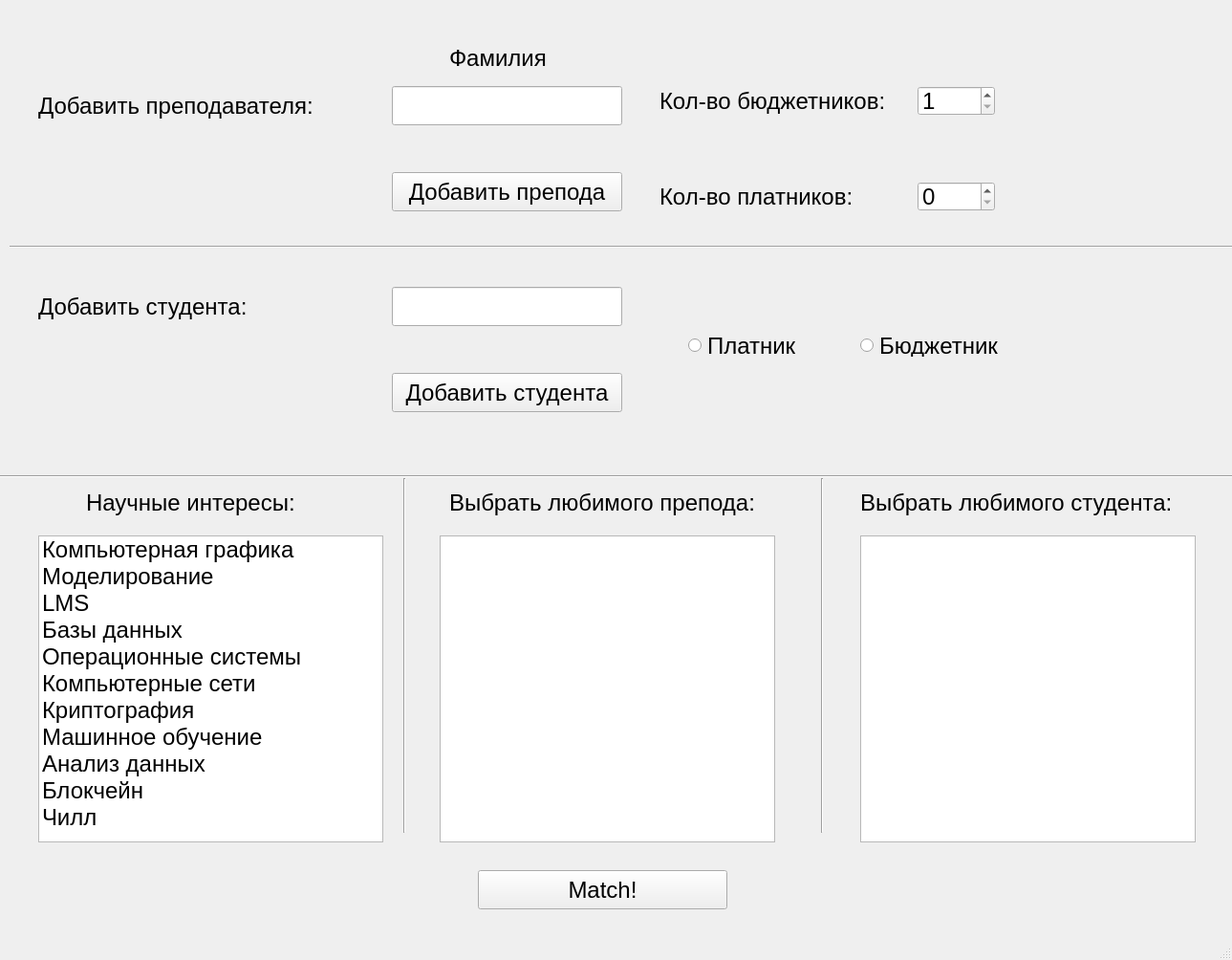
<?xml version="1.0" encoding="UTF-8"?>
<ui version="4.0">
 <class>MainWindow</class>
 <widget class="QMainWindow" name="MainWindow">
  <property name="geometry">
   <rect>
    <x>0</x>
    <y>0</y>
    <width>1289</width>
    <height>1004</height>
   </rect>
  </property>
  <property name="font">
   <font>
    <pointsize>18</pointsize>
   </font>
  </property>
  <property name="windowTitle">
   <string>MainWindow</string>
  </property>
  <widget class="QWidget" name="centralwidget">
   <widget class="QLabel" name="label">
    <property name="geometry">
     <rect>
      <x>40</x>
      <y>80</y>
      <width>311</width>
      <height>61</height>
     </rect>
    </property>
    <property name="text">
     <string>Добавить преподавателя:</string>
    </property>
   </widget>
   <widget class="QLineEdit" name="surnameEdit">
    <property name="geometry">
     <rect>
      <x>410</x>
      <y>90</y>
      <width>241</width>
      <height>41</height>
     </rect>
    </property>
   </widget>
   <widget class="QLabel" name="label_2">
    <property name="geometry">
     <rect>
      <x>690</x>
      <y>70</y>
      <width>261</width>
      <height>71</height>
     </rect>
    </property>
    <property name="text">
     <string>Кол-во бюджетников:</string>
    </property>
   </widget>
   <widget class="QLabel" name="label_3">
    <property name="geometry">
     <rect>
      <x>690</x>
      <y>170</y>
      <width>261</width>
      <height>71</height>
     </rect>
    </property>
    <property name="text">
     <string>Кол-во платников:</string>
    </property>
   </widget>
   <widget class="QSpinBox" name="budgetSpin">
    <property name="geometry">
     <rect>
      <x>960</x>
      <y>90</y>
      <width>81</width>
      <height>31</height>
     </rect>
    </property>
    <property name="minimum">
     <number>1</number>
    </property>
    <property name="maximum">
     <number>10</number>
    </property>
   </widget>
   <widget class="QSpinBox" name="paidSpin">
    <property name="geometry">
     <rect>
      <x>960</x>
      <y>190</y>
      <width>81</width>
      <height>31</height>
     </rect>
    </property>
    <property name="maximum">
     <number>10</number>
    </property>
   </widget>
   <widget class="QLineEdit" name="studentEdit">
    <property name="geometry">
     <rect>
      <x>410</x>
      <y>300</y>
      <width>241</width>
      <height>41</height>
     </rect>
    </property>
   </widget>
   <widget class="QLabel" name="label_5">
    <property name="geometry">
     <rect>
      <x>40</x>
      <y>290</y>
      <width>311</width>
      <height>61</height>
     </rect>
    </property>
    <property name="text">
     <string>Добавить студента:</string>
    </property>
   </widget>
   <widget class="QRadioButton" name="paidRadio">
    <property name="geometry">
     <rect>
      <x>720</x>
      <y>350</y>
      <width>141</width>
      <height>23</height>
     </rect>
    </property>
    <property name="text">
     <string>Платник</string>
    </property>
    <attribute name="buttonGroup">
     <string notr="true">studentGroup</string>
    </attribute>
   </widget>
   <widget class="QRadioButton" name="budgetRadio">
    <property name="geometry">
     <rect>
      <x>900</x>
      <y>350</y>
      <width>161</width>
      <height>23</height>
     </rect>
    </property>
    <property name="text">
     <string>Бюджетник</string>
    </property>
    <attribute name="buttonGroup">
     <string notr="true">studentGroup</string>
    </attribute>
   </widget>
   <widget class="QPushButton" name="addTeacherButton">
    <property name="geometry">
     <rect>
      <x>410</x>
      <y>180</y>
      <width>241</width>
      <height>41</height>
     </rect>
    </property>
    <property name="text">
     <string>Добавить препода</string>
    </property>
   </widget>
   <widget class="QPushButton" name="addStudentButton">
    <property name="geometry">
     <rect>
      <x>410</x>
      <y>390</y>
      <width>241</width>
      <height>41</height>
     </rect>
    </property>
    <property name="text">
     <string>Добавить студента</string>
    </property>
   </widget>
   <widget class="Line" name="line">
    <property name="geometry">
     <rect>
      <x>10</x>
      <y>250</y>
      <width>1281</width>
      <height>16</height>
     </rect>
    </property>
    <property name="orientation">
     <enum>Qt::Horizontal</enum>
    </property>
   </widget>
   <widget class="QListWidget" name="interestTable">
    <property name="geometry">
     <rect>
      <x>40</x>
      <y>560</y>
      <width>361</width>
      <height>321</height>
     </rect>
    </property>
    <item>
     <property name="text">
      <string>Компьютерная графика</string>
     </property>
    </item>
    <item>
     <property name="text">
      <string>Моделирование</string>
     </property>
    </item>
    <item>
     <property name="text">
      <string>LMS</string>
     </property>
    </item>
    <item>
     <property name="text">
      <string>Базы данных</string>
     </property>
    </item>
    <item>
     <property name="text">
      <string>Операционные системы</string>
     </property>
    </item>
    <item>
     <property name="text">
      <string>Компьютерные сети</string>
     </property>
    </item>
    <item>
     <property name="text">
      <string>Криптография</string>
     </property>
    </item>
    <item>
     <property name="text">
      <string>Машинное обучение</string>
     </property>
    </item>
    <item>
     <property name="text">
      <string>Анализ данных</string>
     </property>
    </item>
    <item>
     <property name="text">
      <string>Блокчейн</string>
     </property>
    </item>
    <item>
     <property name="text">
      <string>Чилл</string>
     </property>
    </item>
   </widget>
   <widget class="QLabel" name="label_4">
    <property name="geometry">
     <rect>
      <x>90</x>
      <y>510</y>
      <width>251</width>
      <height>31</height>
     </rect>
    </property>
    <property name="text">
     <string>Научные интересы:</string>
    </property>
   </widget>
   <widget class="Line" name="line_2">
    <property name="geometry">
     <rect>
      <x>0</x>
      <y>490</y>
      <width>1291</width>
      <height>16</height>
     </rect>
    </property>
    <property name="orientation">
     <enum>Qt::Horizontal</enum>
    </property>
   </widget>
   <widget class="QLabel" name="label_6">
    <property name="geometry">
     <rect>
      <x>470</x>
      <y>510</y>
      <width>361</width>
      <height>31</height>
     </rect>
    </property>
    <property name="text">
     <string>Выбрать любимого препода:</string>
    </property>
   </widget>
   <widget class="QLabel" name="label_7">
    <property name="geometry">
     <rect>
      <x>900</x>
      <y>510</y>
      <width>361</width>
      <height>31</height>
     </rect>
    </property>
    <property name="text">
     <string>Выбрать любимого студента:</string>
    </property>
   </widget>
   <widget class="QListWidget" name="teachTable">
    <property name="geometry">
     <rect>
      <x>460</x>
      <y>560</y>
      <width>351</width>
      <height>321</height>
     </rect>
    </property>
   </widget>
   <widget class="Line" name="line_3">
    <property name="geometry">
     <rect>
      <x>413</x>
      <y>500</y>
      <width>20</width>
      <height>371</height>
     </rect>
    </property>
    <property name="orientation">
     <enum>Qt::Vertical</enum>
    </property>
   </widget>
   <widget class="Line" name="line_4">
    <property name="geometry">
     <rect>
      <x>850</x>
      <y>500</y>
      <width>20</width>
      <height>371</height>
     </rect>
    </property>
    <property name="orientation">
     <enum>Qt::Vertical</enum>
    </property>
   </widget>
   <widget class="QListWidget" name="studentTable">
    <property name="geometry">
     <rect>
      <x>900</x>
      <y>560</y>
      <width>351</width>
      <height>321</height>
     </rect>
    </property>
   </widget>
   <widget class="QLabel" name="label_8">
    <property name="geometry">
     <rect>
      <x>470</x>
      <y>40</y>
      <width>121</width>
      <height>41</height>
     </rect>
    </property>
    <property name="text">
     <string>Фамилия</string>
    </property>
   </widget>
   <widget class="QPushButton" name="matchButton">
    <property name="geometry">
     <rect>
      <x>500</x>
      <y>910</y>
      <width>261</width>
      <height>41</height>
     </rect>
    </property>
    <property name="text">
     <string>Match!</string>
    </property>
   </widget>
  </widget>
  <widget class="QMenuBar" name="menubar">
   <property name="geometry">
    <rect>
     <x>0</x>
     <y>0</y>
     <width>1289</width>
     <height>33</height>
    </rect>
   </property>
  </widget>
  <widget class="QStatusBar" name="statusbar"/>
 </widget>
 <resources/>
 <connections/>
 <buttongroups>
  <buttongroup name="studentGroup"/>
 </buttongroups>
</ui>
